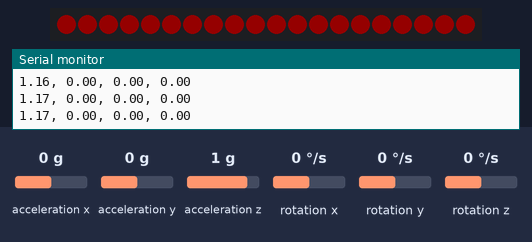
The sketch below on a simulated Arduino Uno, built with avr-gcc and run on an emulated ATmega328P. Parts: 20 RGB LEDs in strip order, left to right, the last lines printed to the serial monitor. The inputs (shaded band) are chosen by the test bench; at power-on: rotation z 0 °/s, acceleration x 0 g, acceleration y 0 g, acceleration z 1 g, rotation x 0 °/s, rotation y 0 °/s. Dim RGB values are drawn brighter than linear.

Above: at 1.2 s.
1.3 s: rotation z set to -192 °/s
At 1.46 s:
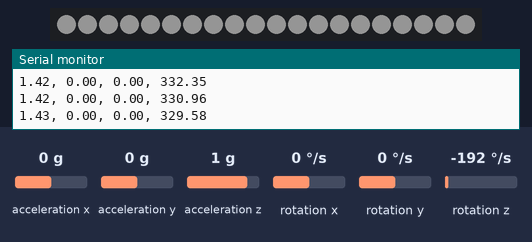
At 2.08 s:
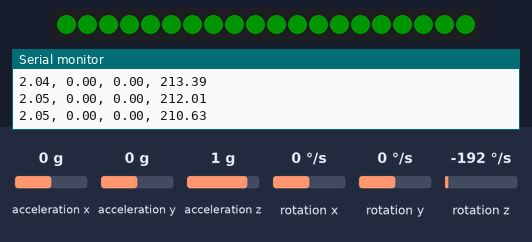
3.7 s: acceleration x set to -1.4 g
6.7 s: rotation z set to -100 °/s
9.7 s: rotation z set to 100 °/s
At 10.3 s:
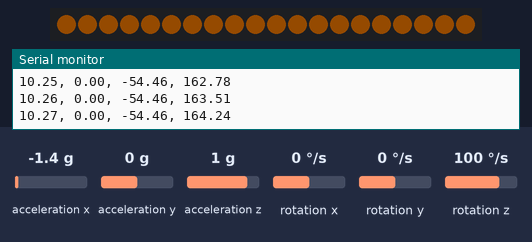
Timing chart, 0 to 12.3 s (numbered marks = the images above; inputs shaded):
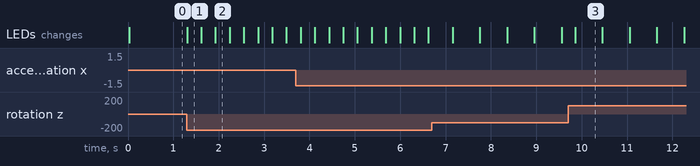

Measured:
- after the input at 1.3 s, the LEDs: change at once (image 1)
- after the input at 9.7 s, the LEDs: change after 0.16 s (image 3)
- what the display in image 3 shows lasts 0.6 s, from 9.9 s to 10.5 s

The sketch:

sketch_sep04a.ino
```cpp
#include <Adafruit_NeoPixel.h>
const int DIN_PIN = 10; // D10
const int LED_COUNT = 20; // LEDの数
Adafruit_NeoPixel pixels(LED_COUNT, DIN_PIN, NEO_GRB + NEO_KHZ800);

#include "I2Cdev.h"
#include "MPU6050.h"
#include "Wire.h"

MPU6050 accelgyro;

int16_t ax, ay, az;
int16_t gx, gy, gz;

void setup() {
  Wire.begin();
  pixels.begin();
  Serial.begin(38400);

  // 初期化
  accelgyro.initialize();
  delay(10);

  // 計測範囲を2000 deg/secに設定、16.4 LSB/deg/s
  accelgyro.setFullScaleGyroRange(MPU6050_GYRO_FS_2000);
  delay(10);

  accelgyro.CalibrateGyro();
  accelgyro.CalibrateAccel();
}

void loop() {

  // 時間を計っとく
  static float timer = 0;

  // 各軸加速度と角速度を取得
  accelgyro.getMotion6(&ax, &ay, &az, &gx, &gy, &gz);

  //X、Y軸まわりの角度を計算
  float degY = atan2(ax, az) * RAD_TO_DEG;
  float degX = atan2(ay, az) * RAD_TO_DEG;

  // Z軸まわりの角度を計算
  static float degZ = 0;
  static int last_time = micros();
  float omega = float(gz) / 16.4; //omega[deg/s] = gz[LSB] / 16.4[LSB/deg/s]
  int current_time = micros();  //time[us]
  float dt = current_time - last_time;
  // 角度は角速度の積分
  degZ += omega * dt / 1000000.0; //degZ[deg] = omega[deg/s] * dt[us] / 1000000[us/s]
  last_time = current_time;

  Serial.print(timer += dt / 1000000); Serial.print(", ");
  Serial.print(degX); Serial.print(", ");
  Serial.print(degY); Serial.print(", ");
  Serial.println(degZ);


  while (degZ > 360) {
    degZ = degZ - 360;
  }

  while (degZ < 0) {
    degZ = degZ + 360;
  }

  if (degZ >= 0 && degZ < 60) {
    for (int i = 0; i < LED_COUNT; i++)
      pixels.setPixelColor(i, pixels.Color(20, 0, 0));
    pixels.show();

  } else if (degZ >= 60 && degZ < 120) {
    for (int i = 0; i < LED_COUNT; i++)
      pixels.setPixelColor(i, pixels.Color(0, 0, 20));
    pixels.show();

  } else if (degZ >= 120 && degZ < 180) {
    for (int i = 0; i < LED_COUNT; i++)
      pixels.setPixelColor(i, pixels.Color(20, 10, 0));
    pixels.show();

  }  else if (degZ >= 180 && degZ < 240) {
    for (int i = 0; i < LED_COUNT; i++)
      pixels.setPixelColor(i, pixels.Color(0, 20, 0));
    pixels.show();

  }  else if (degZ >= 240 && degZ < 300) {
    for (int i = 0; i < LED_COUNT; i++)
      pixels.setPixelColor(i, pixels.Color(20, 0, 20));
    pixels.show();

  }  else if (degZ >= 300 && degZ < 360) {
    for (int i = 0; i < LED_COUNT; i++)
      pixels.setPixelColor(i, pixels.Color(20, 20, 20));
    pixels.show();

  } else {
    for (int i = 0; i < LED_COUNT; i++)
      pixels.setPixelColor(i, pixels.Color(0, 0, 0));
    pixels.show();
  }
}
```
